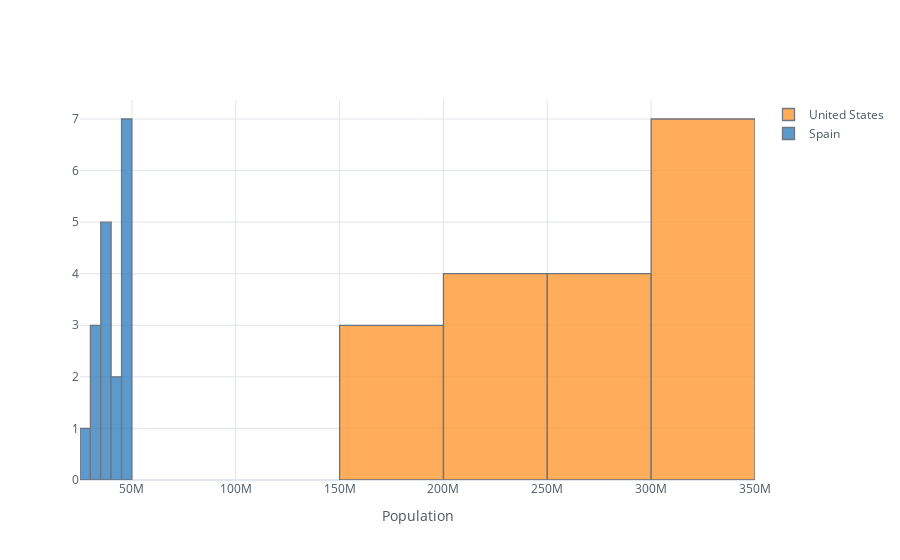

The cell this chart's notebook holds for it:
### Markdown cell above
# Histogram

### Code cell
df_population[['United States', 'Spain']].iplot(kind='hist',
                                                    xTitle='Population')

### Figure 1 — Plotly figure (JSON) as saved in the notebook; plotly's stock layout.template omitted (floating-point values rounded to 4 significant figures)
{"data": [{"histfunc": "count", "histnorm": "", "marker": {"color": "rgba(255, 153, 51, 1.0)", "line": {"color": "#4D5663", "width": 1.3}}, "name": "United States", "opacity": 0.8, "orientation": "v", "type": "histogram", "x": [171685336, 186720571, 199733676, 209513341, 219081251, 229476354, 240499825, 252120309, 265163745, 281710909, 294993511, 309011475, 320878310, 323015995, 325084756, 327096265, 329064917, 331002651]}, {"histfunc": "count", "histnorm": "", "marker": {"color": "rgba(55, 128, 191, 1.0)", "line": {"color": "#4D5663", "width": 1.3}}, "name": "Spain", "opacity": 0.8, "orientation": "v", "type": "histogram", "x": [29048395, 30402411, 32146263, 33883749, 35879209, 37698196, 38733876, 39202525, 39787419, 40824754, 44019123, 46931015, 46671926, 46634140, 46647428, 46692858, 46736776, 46754778]}], "layout": {"barmode": "overlay", "legend": {"bgcolor": "#FFFFFF", "font": {"color": "#4D5663"}}, "paper_bgcolor": "#FFFFFF", "plot_bgcolor": "#FFFFFF", "title": {"font": {"color": "#4D5663"}}, "xaxis": {"gridcolor": "#E1E5ED", "showgrid": true, "tickfont": {"color": "#4D5663"}, "title": {"font": {"color": "#4D5663"}, "text": "Population"}, "zerolinecolor": "#E1E5ED"}, "yaxis": {"gridcolor": "#E1E5ED", "showgrid": true, "tickfont": {"color": "#4D5663"}, "title": {"font": {"color": "#4D5663"}, "text": ""}, "zerolinecolor": "#E1E5ED"}}}
